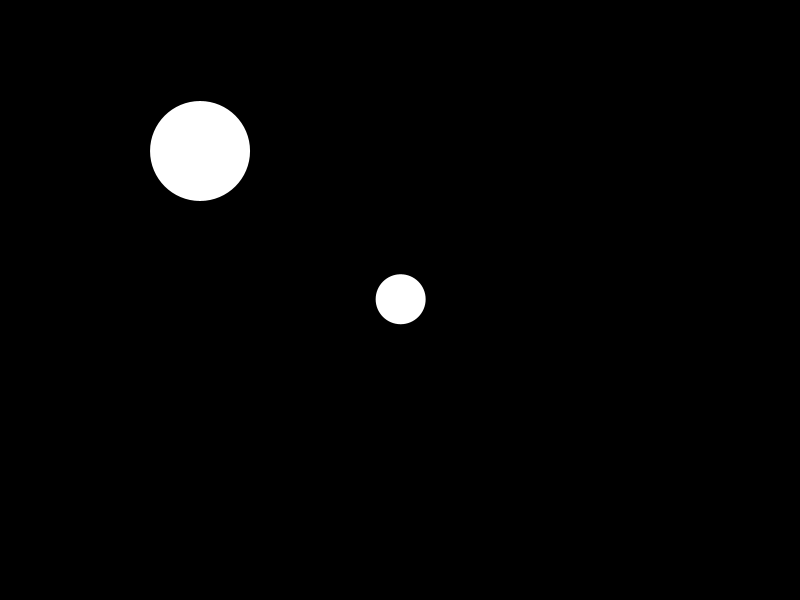
Frame 1 (no input)
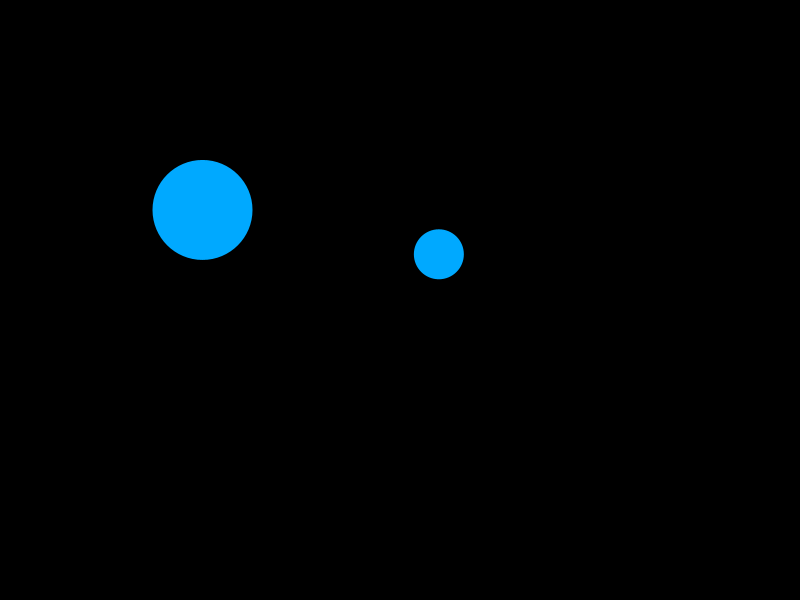
Frame 60 (the mouse pressed at the canvas centre just before this capture)
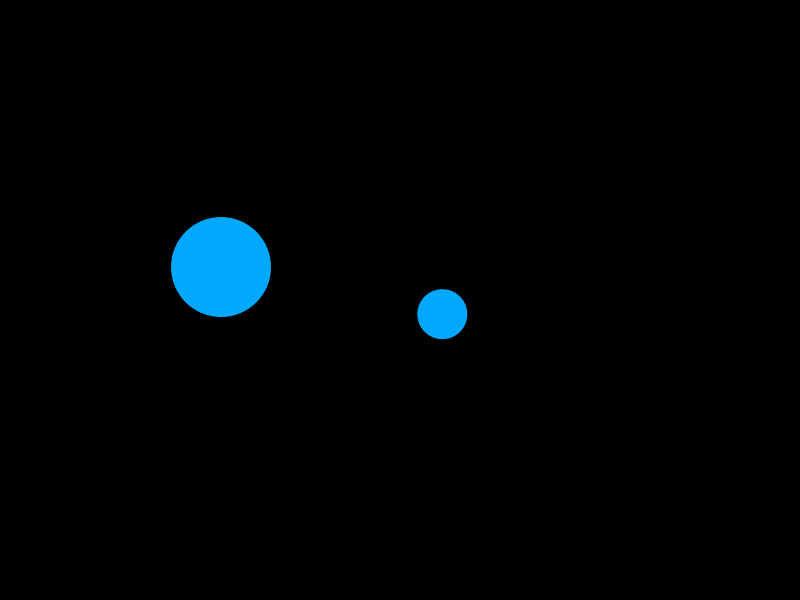
Frame 120 (the mouse held since frame 60 and released just before this capture)

The Processing sketch that drew these frames (run headless with seeded random() and noise(); from frame 60 on, the mouse is pressed at the canvas centre):

// Processing sketch: Collision_Balls
// ── Collision_Balls.pde


PVector loc, vel, acc;      //declare loc, vel, and acc
PVector loc2, vel2, acc2;
int sz = 50;
int sz2 = 100;
float mag = 1;

void setup() {
  colorMode(HSB, 360, 100, 100, 100);
  size(800, 600);
  loc = new PVector(width/2, height/2);      //initialize location
  vel = PVector.random2D();                  //initialize velocity
  acc = new PVector();                       //initialize acceleration
  noStroke();
  loc2 = new PVector(width/4, height/4);
  vel2 = PVector.random2D();
  acc2 = new PVector();
}

void draw() {

  background(0);
  vel.add(acc);                      //add acceleration to velocity
  loc.add(vel);                      //add velocity to location
  vel2.add(acc2);
  loc2.add(vel2);
  ellipse(loc.x, loc.y, sz, sz);     //draw an ellipse
  ellipse(loc2.x, loc2.y, sz2, sz2);

  if (loc.dist(loc2) < sz/2 + sz2/2) {    //if the balls are touching...
    fill(0, 100, 100);                    //...fill with red
  } else {                                //otherwise...
    fill(200, 100, 100);                  //...fill with a lovely shade of blue
  }

  //Make the ball wrap around the screen  
  if (loc.x -sz/2 > width) {
    loc.x = -sz/2;
  }
  if (loc.x + sz/2 < 0) {
    loc.x = width+sz/2;
  } 
  if (loc.y -sz/2 > height) {
    loc.y = -sz/2;
  }
  if (loc.y + sz/2 < 0) {
    loc.y = height+sz/2;
  }
  if (loc2.x -sz2/2 > width) {
    loc2.x = -sz2/2;
  }
  if (loc2.x + sz2/2 < 0) {
    loc2.x = width+sz2/2;
  } 
  if (loc2.y -sz2/2 > height) {
    loc2.y = -sz2/2;
  }
  if (loc2.y + sz2/2 < 0) {
    loc2.y = height+sz2/2;
  }
}

void mousePressed() {
  vel = PVector.random2D();
  vel2 = PVector.random2D();
}

void keyPressed() {
  loc2.set(mouseX, mouseY);
}
